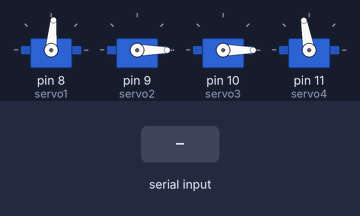
Bench run of a sketch on a simulated Arduino Uno, built with avr-gcc and run on an emulated ATmega328P. Parts: 4 × servo. Inputs (shaded band) come from the test bench.

Above: at 1.2 s.
1.3 s: "I" received over Serial
At 1.76 s:
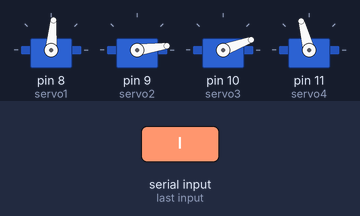
At 5.22 s:
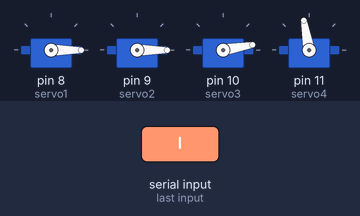
Timing chart, 0 to 6.9 s (numbered marks = the images above; inputs shaded):
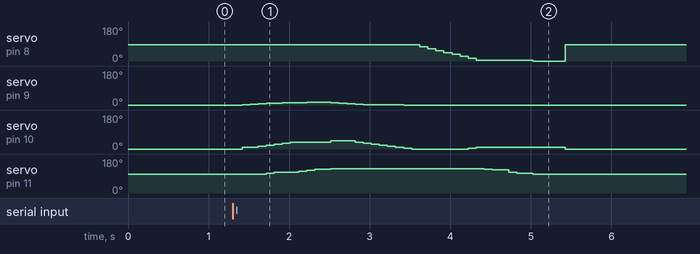

The sketch:

estesiii.ino
```cpp
#include <Servo.h>
Servo servo1, servo2, servo3, servo4;
int i;
int state=0;

  float matriz[4][41]{
    { 85,85,85,85,85,85,85,85,85,85,85,85,85,85,85,85,85,85,85,85,85,85,85, 75,65,55,45,35,25,15,5,5,5,5,5,5,5,0,0,0,0},
    {  0, 2, 3, 6, 8,10,12,12,12,15,15,15,12,9,6,3,1,1,1,1,1,0,0, 0,0,0,0,0,0,0,0,0,0,0,0,0,0,0,0,0,0},
    {  0, 8, 10, 15, 20, 25, 30, 35, 37,37,37,37,43,43,43,35,30,25,20,15,10,5,0, 0,0,0,0,0,0,5,10,10,10,10,10,10,10,10,10,10,10},
    {100,100,100,100,105,110,110,110,115,120,125,127,128,128,128,128,128,128,128,128,128,128,128, 128,128,128,128,128,128,128,128,126,124,122,110,105,105,100,100,100,100},
  };

void setup() {
  servo1.attach(8); //basedeclaracion de puerto donde va conectado el servo
  servo2.attach(9);//arriba y abajo
  servo3.attach(10);//adelante atras
  servo4.attach(11); //garra
  Serial.begin(9600);
}

void loop() {


if(Serial.available()>0){
    state = Serial.read();
}


if(state == 'I'){

    for(i=0;i<41;i++){

        servo1.write(matriz[0][i]);
        servo2.write(matriz[1][i]);
        servo3.write(matriz[2][i]);
        servo4.write(matriz[3][i]);
        delay(100);
        state=0;
}
}

        servo1.write(85);
        servo2.write(0);
        servo3.write(0); //Pocicion inicial del brazo
        servo4.write(100);
        delay(15);
}
```

Measured:
- after the input at 1.3 s, servo on pin 8 (servo1): 85° → 75° after 2.3 s, → 65° 0.10 s later, → 55° 0.10 s later, → 45° 0.10 s later, … (10 changes in this stretch); servo on pin 9 (servo2): rises from 0° to 15° in 0.80 s, then falls to 0° in 1.2 s
